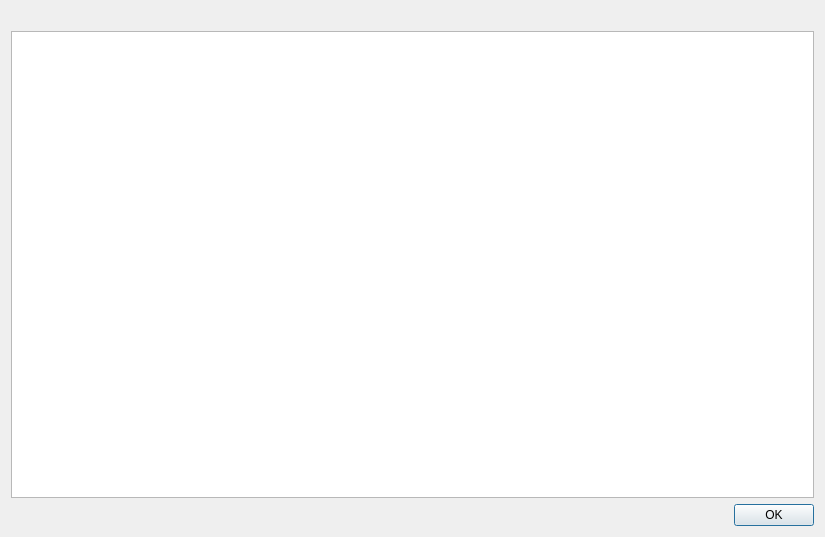
<?xml version="1.0" encoding="UTF-8"?>
<ui version="4.0">
 <class>ShowOtoListDialog</class>
 <widget class="QDialog" name="ShowOtoListDialog">
  <property name="geometry">
   <rect>
    <x>0</x>
    <y>0</y>
    <width>825</width>
    <height>537</height>
   </rect>
  </property>
  <property name="windowTitle">
   <string>原音设定列表</string>
  </property>
  <layout class="QVBoxLayout" name="verticalLayout">
   <item>
    <widget class="QLabel" name="label">
     <property name="text">
      <string/>
     </property>
    </widget>
   </item>
   <item>
    <widget class="QTableView" name="tableView">
     <property name="selectionMode">
      <enum>QAbstractItemView::SingleSelection</enum>
     </property>
     <property name="selectionBehavior">
      <enum>QAbstractItemView::SelectRows</enum>
     </property>
    </widget>
   </item>
   <item>
    <widget class="QDialogButtonBox" name="buttonBox">
     <property name="orientation">
      <enum>Qt::Horizontal</enum>
     </property>
     <property name="standardButtons">
      <set>QDialogButtonBox::Ok</set>
     </property>
    </widget>
   </item>
  </layout>
 </widget>
 <resources/>
 <connections>
  <connection>
   <sender>buttonBox</sender>
   <signal>accepted()</signal>
   <receiver>ShowOtoListDialog</receiver>
   <slot>accept()</slot>
   <hints>
    <hint type="sourcelabel">
     <x>259</x>
     <y>525</y>
    </hint>
    <hint type="destinationlabel">
     <x>157</x>
     <y>274</y>
    </hint>
   </hints>
  </connection>
  <connection>
   <sender>buttonBox</sender>
   <signal>rejected()</signal>
   <receiver>ShowOtoListDialog</receiver>
   <slot>reject()</slot>
   <hints>
    <hint type="sourcelabel">
     <x>327</x>
     <y>525</y>
    </hint>
    <hint type="destinationlabel">
     <x>286</x>
     <y>274</y>
    </hint>
   </hints>
  </connection>
 </connections>
</ui>
